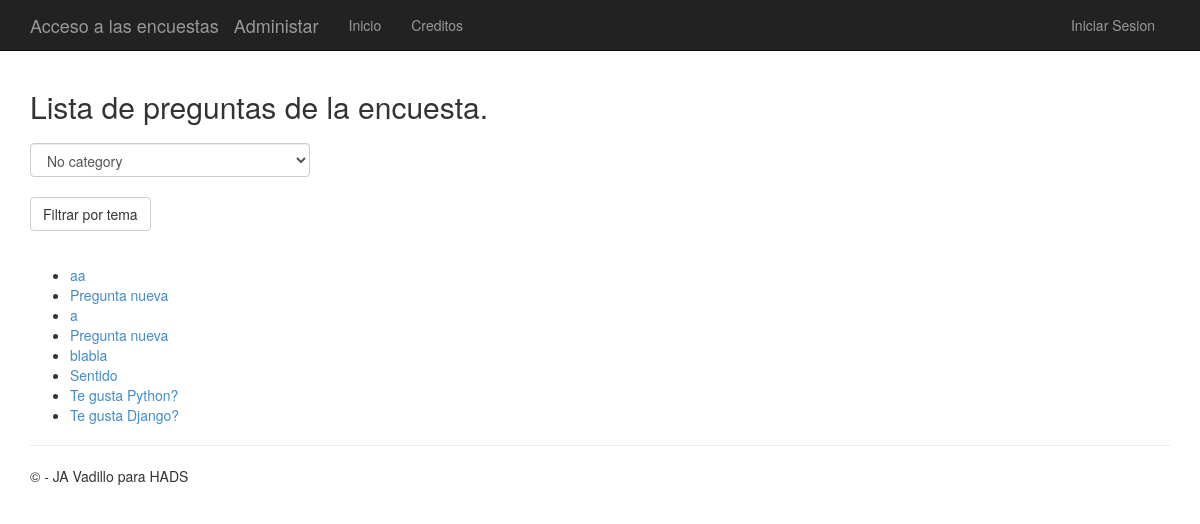
Screenshot of /polls/ with the database file from the repository.
### app/models.py (models this page shows)
class Question(models.Model):
    question_text = models.CharField(max_length=200)
    pub_date = models.DateTimeField('date published')
    category = models.CharField(max_length = 200, default="No category")

### app/views.py (the view)
# urls.py: url(r'^polls/', app.views.index, name='index'),
def index(request):
    if request.method == "POST":
        form = request.POST
        latest_question_list = Question.objects.filter(category=form.get("selectCategory", "")).order_by('-pub_date');
    else:
        latest_question_list = Question.objects.order_by('-pub_date')
    category_list = list(Question.objects.values('category').distinct())
    template = loader.get_template('polls/index.html')
    context = {
                'title':'Lista de preguntas de la encuesta',
                'latest_question_list': latest_question_list,
                'category_list': category_list,
              }
    return render(request, 'polls/index.html', context)

### app/templates/polls/index.html (shortened to what this page needs)
﻿{% extends "app/layout.html" %}
{% block content %}
<h2>{{ title }}.</h2>
{% if category_list %}
<form  method="post" class="post-form"> {% csrf_token %}
    <select class="form-control" name="selectCategory">
    {%for category in category_list %}
        <option value="{{category.category}}">{{category.category}}</option>
    {% endfor %}
    </select>
    <br />
    <input type="submit" value="Filtrar por tema" class="btn btn-default"/>
</form>
<br />
{% else %}
    <p>No polls are available.</p>
{% endif %}
{% if latest_question_list %}
    <ul>
    {% for question in latest_question_list %}
        <li><a href="{% url 'detail' question.id %}">{{ question.question_text }}</a></li>
    {% endfor %}
    </ul>
{% else %}
    <p>No polls are available.</p>
{% endif %}
{% endblock %}

### app/static/app/content/site.css (style rules this page uses)
body { padding-top: 50px; padding-bottom: 20px; }
input, select, textarea { max-width: 280px; }

### rows the page displays
Question: question_text "aa"
Question: question_text "Pregunta nueva"
Question: question_text "a"
Question: question_text "Pregunta nueva"
Question: question_text "blabla"
Question: question_text "Sentido"
Question: question_text "Te gusta Python?"
Question: question_text "Te gusta Django?"

### other values shown
{{ title }} "Lista de preguntas de la encuesta"
form field selectCategory "No category"
